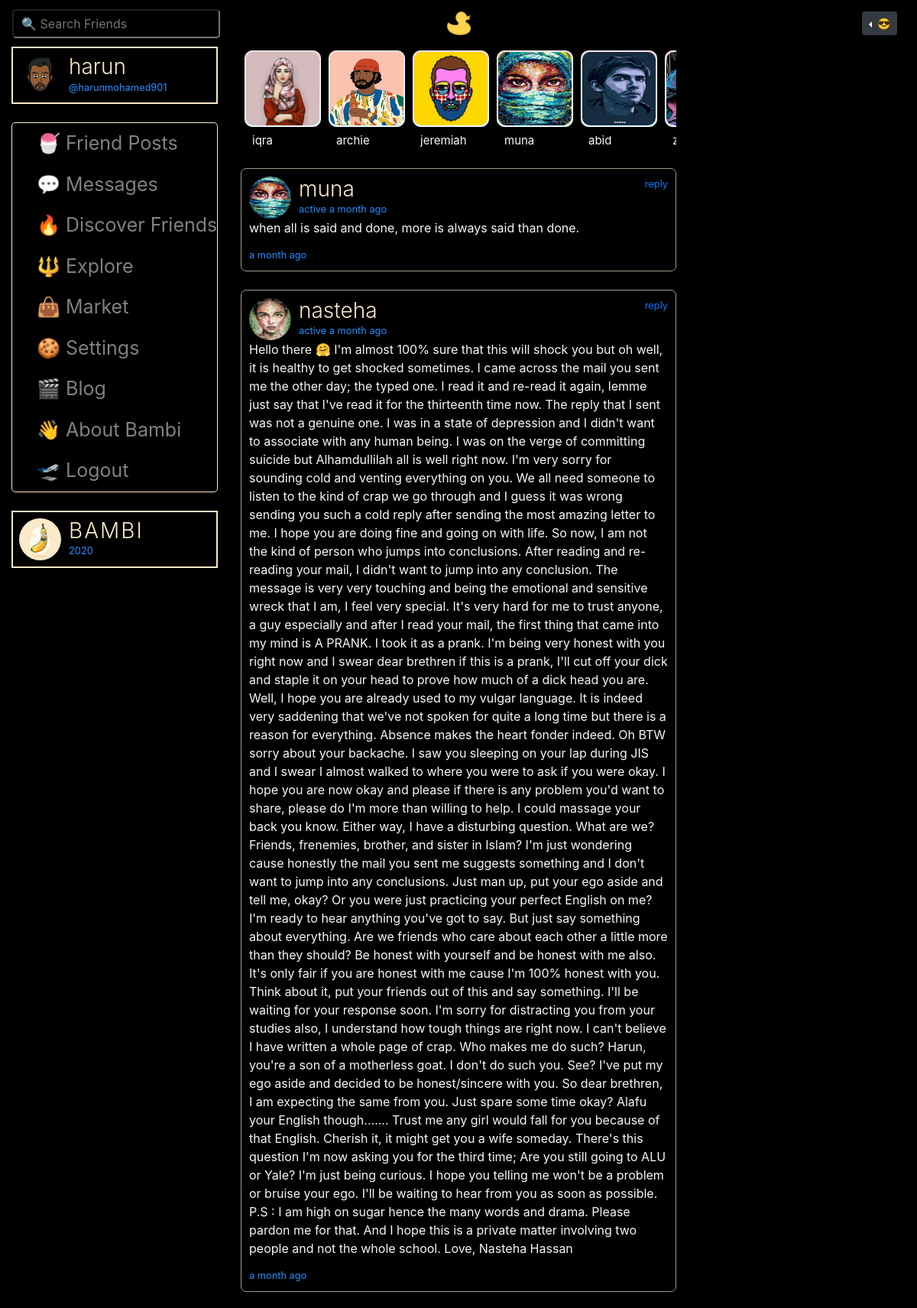
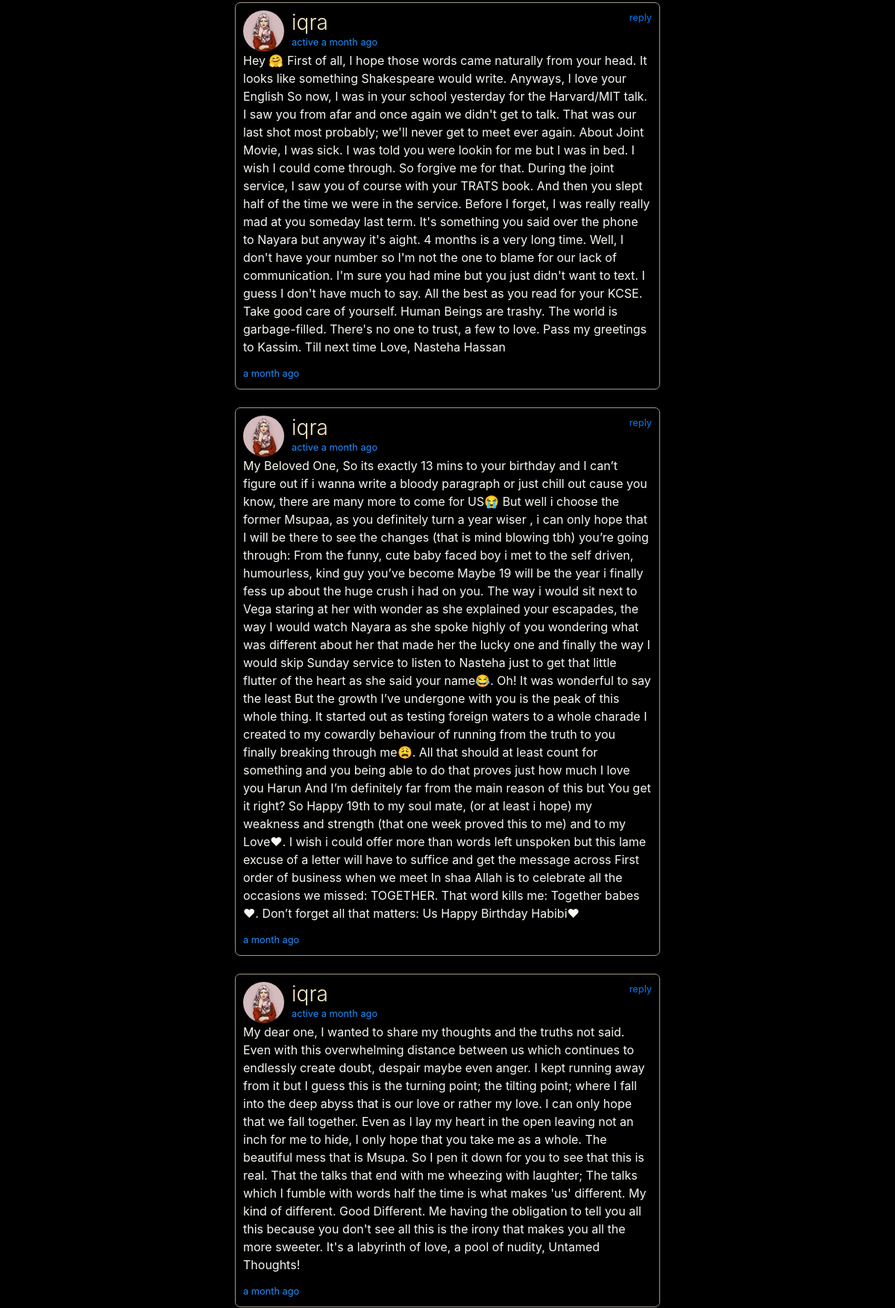
Screenshot of /messages (signed in, upper part) with the database file from the repository (2 pictures, top to bottom).
### bambiv3/models.py (models this page shows, shortened)
class User(db.Model, UserMixin):
	id = db.Column(db.Integer, primary_key=True)
	username = db.Column(db.String(20), unique=True, nullable=False)
	email = db.Column(db.String(120), unique=True, nullable=False)
	image_file = db.Column(db.String(20), nullable=False, default='default.jpg')
	password = db.Column(db.String(60), nullable=False)
	last_seen = db.Column(db.DateTime, default=datetime.utcnow)
	department = db.Column(db.String(20), nullable=False)
	student_number = db.Column(db.Integer(), unique=True, nullable=False)
	age = db.Column(db.Integer(), nullable=False)
	country = db.Column(db.String(20), nullable=False)
	hobby = db.Column(db.String(20), nullable=False)
	bio = db.Column(db.String(120), nullable=True)
	private = db.Column(db.Boolean, default=False, nullable=False)
	posts = db.relationship('Post', backref='author', lazy=True)
	products = db.relationship('Product', backref='author', lazy=True)
	followed = db.relationship(
		'User', secondary=followers,
		primaryjoin=(followers.c.follower_id == id),
		secondaryjoin=(followers.c.followed_id == id),
		backref=db.backref('followers', lazy='dynamic'), lazy='dynamic')
	messages_sent = db.relationship('Message',
									foreign_keys='Message.sender_id',
									backref='author', lazy='dynamic')
	messages_received = db.relationship('Message',
										foreign_keys='Message.recipient_id',
										backref='recipient', lazy='dynamic')
	last_message_read_time = db.Column(db.DateTime)
	def new_messages(self):
		last_read_time = self.last_message_read_time or datetime(1900, 1, 1)
		return Message.query.filter_by(recipient=self).filter(
			Message.timestamp > last_read_time).count()

class Message(db.Model):
    id = db.Column(db.Integer, primary_key=True)
    sender_id = db.Column(db.Integer, db.ForeignKey('user.id'))
    recipient_id = db.Column(db.Integer, db.ForeignKey('user.id'))
    body = db.Column(db.Text) #db.String(140)
    timestamp = db.Column(db.DateTime, index=True, default=datetime.utcnow)

### bambiv3/routes.py (the view)
@app.route('/messages')
@login_required
def messages():
	current_user.last_message_read_time = datetime.utcnow()
	db.session.commit()
	messages = current_user.messages_received.order_by(m.timestamp.desc())
	users = User.query.all()
	return render_template('messages.html', messages=messages, users=users)

### bambiv3/models.py (called while the page is built)
@login_manager.user_loader
def load_user(user_id):
	return User.query.get(int(user_id))

### bambiv3/routes.py (called while the page is built)
@app.before_request
def before_request():
	if current_user.is_authenticated:
		current_user.last_seen = datetime.utcnow()
		db.session.commit()

### bambiv3/templates/messages.html (shortened to what this page needs)
{% extends "layout.html" %}
{% block content %}
<div class="container-fluid">
  <div class="row">
    <div class="col-lg-3 d-none d-lg-block">
      {% if current_user.is_authenticated %}
      <header style="color:#F9E9C8;border:2px solid #F9E9C8;padding:8px;cursor:pointer;">
        <img src="{{ url_for('static', filename='profile_pics/' + current_user.image_file) }}" alt="default profile" class="profile-thumbnail">
        <div class="profile-name">
          <h3>{{current_user.username}}</h3>
          <small>@{{current_user.email.split("@")[0] | lower}}</small>
        </div>
      </header>
      <br>
    <div class="menu" style="border:1px solid #F9E9C8;border-radius: 5px;">
      <a class="dropdown-item" href="{{ url_for('f_posts') }}"> 🍧 Friend Posts</a>
       <a class="dropdown-item" href="{{ url_for('messages') }}"> 💬 Messages {% set new_messages = current_user.new_messages() %}</a>
      <a class="dropdown-item" href="{{ url_for('discover') }}"> 🔥 Discover Friends</a>
      <a class="dropdown-item" href="{{ url_for('explore') }}"> 🔱 Explore</a>
      <a class="dropdown-item" href="{{ url_for('market') }}"> 👜 Market</a>
      <a class="dropdown-item" href="{{ url_for('account') }}"> 🍪 Settings</a>
      <a class="dropdown-item" href="{{ url_for('blog') }}"> 🎬 Blog</a>
      <a class="dropdown-item" href="{{ url_for('about') }}"> 👋 About Bambi</a>
      <a class="dropdown-item" href="{{ url_for('logout') }}"> 🛫 Logout</a>
    </div>
  <br>
  <header style="color:#F9E9C8;border:2px solid #F9E9C8;padding:8px;">
    <img src="{{ url_for('static', filename='profile_pics/' + 'logod.png') }}" alt="logo" class="profile-thumbnail">
    <div class="profile-name">
      <h3 class="logo">BAMBI</h3>
      <small id="year"></small>
    </div>
  </header>
  {% endif %}
</div>
    <div class="col-lg-6">
          {% if current_user.is_authenticated %}
          <section class="cardi scroll">
            {% for user in users if user != current_user %}
            <div class="others">
            <div class="card--content"><a href="{{ url_for('send_message',recipient=user.username) }}"><img src="{{ url_for('static', filename='profile_pics/' + user.image_file) }}" alt=""></a>
            </div>
            <small style="font-size:15px;color:#f8f8f2;padding-left:15px">
            {{user.username.lower()}}
          </small>
            </div>
            {% endfor %}
          </section>
          <br>
          {% endif %}
   {% for message in messages %}
    <div class="post">
      <header>
          <img src="{{ url_for('static', filename='profile_pics/' + message.author.image_file) }}" alt="profile pic" class="profile-thumbnail">
          <div class="profile-name">
            <h3 data-toggle="popover"><a href="{{url_for('user_posts', username=message.author.username)}}" style="color:#F9E9C8;">{{message.author.username}}
           </a></h3>
            <small>active {{ moment(message.author.last_seen).fromNow() }}</small>
          </div>
          <div class="follow-btn">
            <small><a href="{{ url_for('send_message',recipient=message.author.username) }}" style="text-decoration:none;">reply</a></small>
          </div>
        </header>
        <div id="inner">
          <p>{{message.body | safe | urlize(40, target='_blank')}}</p>
        </div>
        <footer>
            <div class="Retweets">
               <small class="date">{{ moment(message.timestamp).fromNow() }}</small>
            </div>
        </footer>
    </div>
    <br>
  {% endfor %}
</div>
{% endblock content %}

### bambiv3/static/main.css (style rules this page uses)
body { background:#000; color: #F9E9C8; }
.logo { color:#F9E9C8; letter-spacing:2px; }
.about span, small { color:#1e90ff; }
h3 { font-weight: 300; }

### bambiv3/templates/messages.html (style rules this page uses)
header, footer { display: flex; flex-direction: row; }
header .profile-thumbnail { width: 55px; height: 55px; border-radius: 50%; }
header .profile-name { display: flex; flex-direction:column; margin-left: 10px; }
header .follow-btn { display: flex; margin: 0 0 0 auto; }
header h3, header h4 { display: flex; margin: 0; }
#inner p { margin-bottom: 10px; font-size: 16px; color:#f8f8f2; }
.post { border: 1px solid #a0998a; padding: 10px; border-radius: 7px; }
.menu a { padding: 8px 8px 8px 32px; text-decoration: none; font-size: 25px; color: #818181; display: block; transition: 0.3s; }
.cardi { background: #000; overflow-x: auto; display: flex; flex-wrap: nowrap; }
.scroll img { width:100%; height:100%; border-radius:10px; }
.card--content { background: linear-gradient(#ffcccc,#ccffff); width: 100px; height: 100px; margin: 5px; border-radius:10px; border:1px solid #fff; border-radius:10px; padding:1px; flex: 0 0 auto; }

### rows the page displays
User: image_file (picture), username "harun", email "harunmohamed901"
User: image_file (picture), username "iqra", last_seen "a month ago"
User: image_file (picture), username "archie"
User: image_file (picture), username "jeremiah"
User: image_file (picture), username "muna", last_seen "a month ago"
User: image_file (picture), username "abid"
User: image_file (picture)
Message: image_file (picture), author.username "muna", body "when all is said and done, more is always said than done.", timestamp "a month ago"
Message: image_file (picture), author.username "nasteha", body "Hello there 🤗 I'm almost 100% sure that this will shock you but oh well, it is healthy to get shocked sometimes. I came across the mail you sent me the other day; the typed one. I read it and re-read it again, lemme just say that I've read it for the thirteenth time now. The reply that I sent was not a genuine one. I was in a state of depression and I didn't want to associate with any human being. I was on the verge of committing suicide but Alhamdullilah all is well right now. I'm very sorry for sounding cold and venting everything on you. We all need someone to listen to the kind of crap we go through and I guess it was wrong sending you such a cold reply after sending the most amazing…", timestamp "a month ago"
User: last_seen "a month ago"
Message: image_file (picture), author.username "iqra", body "Hey 🤗 First of all, I hope those words came naturally from your head. It looks like something Shakespeare would write. Anyways, I love your English So now, I was in your school yesterday for the Harvard/MIT talk. I saw you from afar and once again we didn't get to talk. That was our last shot most probably; we'll never get to meet ever again. About Joint Movie, I was sick. I was told you were lookin for me but I was in bed. I wish I could come through. So forgive me for that. During the joint service, I saw you of course with your TRATS book. And then you slept half of the time we were in the service. Before I forget, I was really really mad at you someday last term. It's something you said…", timestamp "a month ago"
Message: image_file (picture), author.username "iqra", body "My Beloved One, So its exactly 13 mins to your birthday and I can’t figure out if i wanna write a bloody paragraph or just chill out cause you know, there are many more to come for US😭 But well i choose the former Msupaa, as you definitely turn a year wiser , i can only hope that I will be there to see the changes (that is mind blowing tbh) you’re going through: From the funny, cute baby faced boy i met to the self driven, humourless, kind guy you’ve become Maybe 19 will be the year i finally fess up about the huge crush i had on you. The way i would sit next to Vega staring at her with wonder as she explained your escapades, the way I would watch Nayara as she spoke highly of you wondering…", timestamp "a month ago"
Message: image_file (picture), author.username "iqra", body "My dear one, I wanted to share my thoughts and the truths not said. Even with this overwhelming distance between us which continues to endlessly create doubt, despair maybe even anger. I kept running away from it but I guess this is the turning point; the tilting point; where I fall into the deep abyss that is our love or rather my love. I can only hope that we fall together. Even as I lay my heart in the open leaving not an inch for me to hide, I only hope that you take me as a whole. The beautiful mess that is Msupa. So I pen it down for you to see that this is real. That the talks that end with me wheezing with laughter; The talks which I fumble with words half the time is what makes…", timestamp "a month ago"
